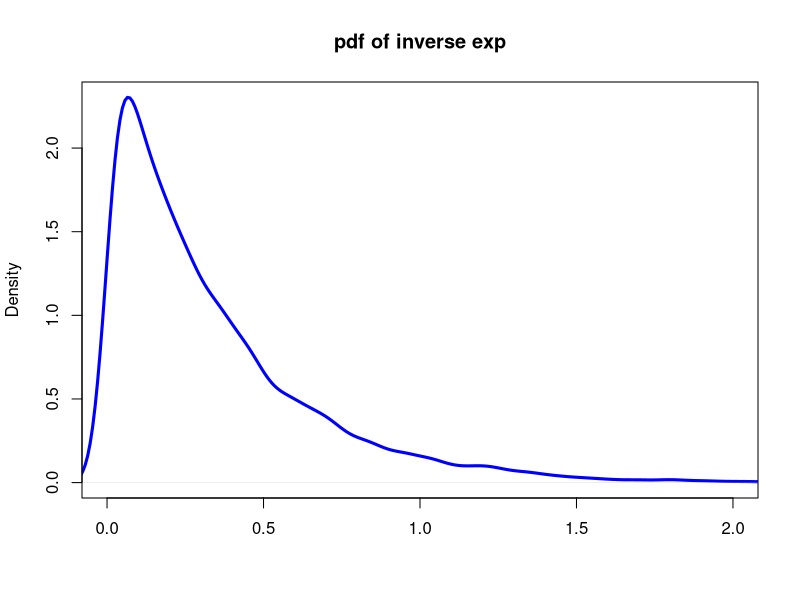
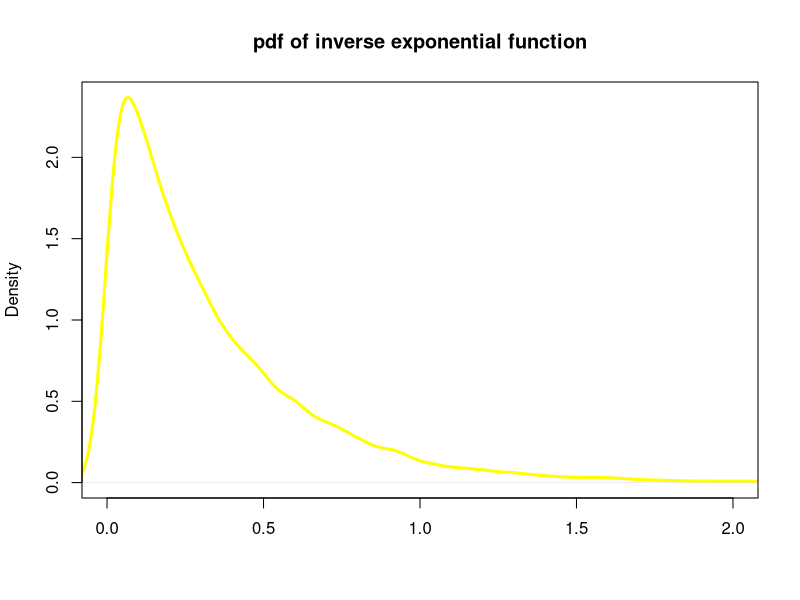
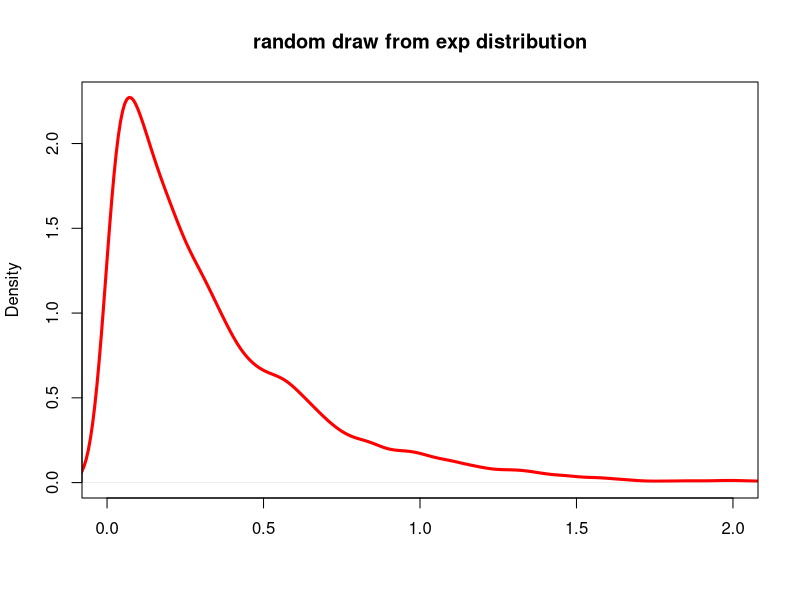

R code for these plots, in order:
#Exercise 1: Create cdf of exponential distribution

rm(list = ls())

#Step 1: Generate uniform distribution U[0,1] random variable
u <- runif(10000,0,1)

#Step 2: Construct pdf

  ##Approach 1: Use the fact that we can transform a uniform distribution U[0,1] random variable by the inverse of a cdf and get a random variable with that cdf
 
    #We know the if Y is an exponential distribution RV, x = F(y) = 1 - e^(-lambda * y). Hence, the inverse function of cdf is y = - log(1-x)/ lambda. Since X and 1-X has the same distribution, we can write Y = -log(X)/lambda.
    #Define the inverse cdf.Note that X is a random variable from uniform distribution u
      inverse_cdf1 <- function(x,lambda) -log(x)/lambda 
      y <- inverse_cdf1(u,3)
      
    #Find the distribution of y. Function density computes kernel density estimate
      density_y <- density(y)
      
    #Plot the pdf: pdf starts the graphic driver for producing pdf graphics
      pdf("exponential.pdf")
      hide <- dev.off()
      plot(density_y, type = "l", xlim = c(0,2), main = "pdf of inverse exp", col = "blue", lwd = 3, xlab = "")
      
  
  ##Approach 2: Plot the inverse of cdf of the exponential using qexp
      
      pdf("inverse_exponential.pdf")
      y_qexp <- qexp(u, rate = 3)
      density_y_qexp <- density(y_qexp)
      
      hide <- dev.off ()
      
      plot(density_y_qexp, type = "l", xlim = c(0,2), main = "pdf of inverse exponential function", col = "yellow", lwd = 3, xlab = "")
      
  ##Approach 3: Compare to random draws straight from the exponential distribution
      pdf("random_draw.pdf")
      y_rexp <- rexp(10000, rate = 3)
      density_y_rexp <- density(y_rexp)
      hide <- dev.off()
      plot(density_y_rexp, type = "l", xlim = c(0,2), main = "random draw from exp distribution", lwd = 3, col = "red", xlab = "")
      
      #*** NOte: Need to clarify the dev.off(). Without this, plots do not show up???
      
